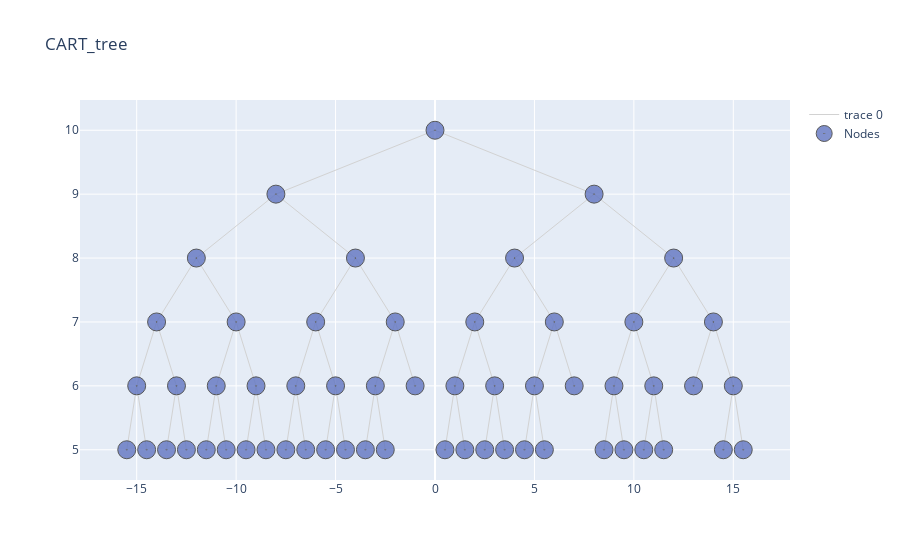

Write notebook code for a chart like this one.
### Markdown cell above
impurity value is the actual impurity in the node accotding to impurity fn aka. gini for the j classes

not for the classes created by twoing the final impuritry measure shown

tomorrow, attempts with cart fast two stage - need to really think about the displayed errors!! worried about tau not decreasing with tree growth , checking if a problem without twoing , no good still may be because of 4 classes 

then regression

then pruning visually

### Code cell
pd.set_option('display.max_rows', None)
pd.set_option('display.max_colwidth', 3000)
import warnings
warnings.filterwarnings("ignore", category=FutureWarning) 


cart.print_tree(table = True, html = True).style.hide_index()

### Figure 1 — Plotly figure (JSON) as saved in the notebook; plotly's stock layout.template omitted (floating-point values rounded to 4 significant figures; data arrays with more than 128 entries replaced by an {"elided": "..."} marker saying what was removed)
{"data": [{"hoverinfo": "none", "line": {"color": "rgb(210,210,210)", "width": 1}, "mode": "lines", "type": "scatter", "x": {"elided": "168 float values"}, "y": {"elided": "168 int values"}}, {"hoverinfo": "text", "marker": {"color": "#6175c1", "line": {"color": "rgb(50,50,50)", "width": 1}, "size": 18, "symbol": "circle-dot"}, "mode": "markers", "name": "Nodes", "opacity": 0.8, "text": ["Node: n32, Class: 3, tau : None, Samples : 7482", "Node: n33, Class: 3, tau : None, Samples : 3047", "Node: n34, Class: 3, tau : None, Samples : 951", "Node: n35, Class: 3, tau : None, Samples : 737", "Node: n36, Class: 3, tau : None, Samples : 1431", "Node: n37, Class: 1, tau : None, Samples : 840", "Node: n38, Class: 3, tau : None, Samples : 1085", "Node: n39, Class: 3, tau : None, Samples : 734", "Node: n40, Class: 4, tau : None, Samples : 6224", "Node: n41, Class: 4, tau : None, Samples : 17282", "Node: n42, Class: 4, tau : None, Samples : 2930", "Node: n43, Class: 4, tau : None, Samples : 6423", "Node: n23, Class: 4, tau : None, Samples : 716", "Node: n44, Class: 3, tau : None, Samples : 5396", "Node: n45, Class: 3, tau : None, Samples : 3500", "Node: n48, Class: 1, tau : None, Samples : 1510", "Node: n49, Class: 1, tau : None, Samples : 733", "Node: n50, Class: 1, tau : None, Samples : 770", "Node: n51, Class: 1, tau : None, Samples : 531", "Node: n27, Class: 3, tau : None, Samples : 893", "Node: n52, Class: 1, tau : None, Samples : 572", "Node: n53, Class: 1, tau : None, Samples : 863", "Node: n56, Class: 1, tau : None, Samples : 897", "Node: n57, Class: 4, tau : None, Samples : 1640", "Node: n58, Class: 1, tau : None, Samples : 889", "Node: n59, Class: 4, tau : None, Samples : 4399", "Node: n30, Class: 1, tau : None, Samples : 708", "Node: n62, Class: 1, tau : None, Samples : 969", "Node: n63, Class: 1, tau : None, Samples : 1951", "Node: n1, Class: 1, tau : 0.31, Samples : 76103", "Node: n2, Class: 1, tau : 0.24, Samples : 58778", "Node: n4, Class: 1, tau : 0.13, Samples : 16307", "Node: n8, Class: 1, tau : 0.05, Samples : 12217", "Node: n16, Class: 1, tau : 0.03, Samples : 10529", "Node: n17, Class: 1, tau : 0.04, Samples : 1688", "Node: n9, Class: 1, tau : 0.07, Samples : 4090", "Node: n18, Class: 1, tau : 0.05, Samples : 2271", "Node: n19, Class: 1, tau : 0.03, Samples : 1819", "Node: n5, Class: 1, tau : 0.15, Samples : 42471", "Node: n10, Class: 1, tau : 0.06, Samples : 32859", "Node: n20, Class: 1, tau : 0.07, Samples : 23506", "Node: n21, Class: 1, tau : 0.06, Samples : 9353", "Node: n11, Class: 1, tau : 0.13, Samples : 9612", "Node: n22, Class: 1, tau : 0.12, Samples : 8896", "Node: n3, Class: 1, tau : 0.16, Samples : 17325", "Node: n6, Class: 1, tau : 0.08, Samples : 5872", "Node: n12, Class: 1, tau : 0.07, Samples : 3544", "Node: n24, Class: 1, tau : 0.02, Samples : 2243", "Node: n25, Class: 1, tau : 0.08, Samples : 1301", "Node: n13, Class: 1, tau : 0.09, Samples : 2328", "Node: n26, Class: 1, tau : 0.02, Samples : 1435", "Node: n7, Class: 1, tau : 0.1, Samples : 11453", "Node: n14, Class: 1, tau : 0.04, Samples : 7825", "Node: n28, Class: 1, tau : 0.07, Samples : 2537", "Node: n29, Class: 1, tau : 0.04, Samples : 5288", "Node: n15, Class: 1, tau : 0.02, Samples : 3628", "Node: n31, Class: 1, tau : 0.03, Samples : 2920"], "type": "scatter", "x": [-15.5, -14.5, -13.5, -12.5, -11.5, -10.5, -9.5, -8.5, -7.5, -6.5, -5.5, -4.5, -1, -3.5, -2.5, 0.5, 1.5, 2.5, 3.5, 7, 4.5, 5.5, 8.5, 9.5, 10.5, 11.5, 13, 14.5, 15.5, 0, -8, -12, -14, -15, -13, -10, -11, -9, -4, -6, -7, -5, -2, -3, 8, 4, 2, 1, 3, 6, 5, 12, 10, 9, 11, 14, 15], "y": [5, 5, 5, 5, 5, 5, 5, 5, 5, 5, 5, 5, 6, 5, 5, 5, 5, 5, 5, 6, 5, 5, 5, 5, 5, 5, 6, 5, 5, 10, 9, 8, 7, 6, 6, 7, 6, 6, 8, 7, 6, 6, 7, 6, 9, 8, 7, 6, 6, 7, 6, 8, 7, 6, 6, 7, 6]}], "layout": {"title": {"text": "CART_tree"}}}
